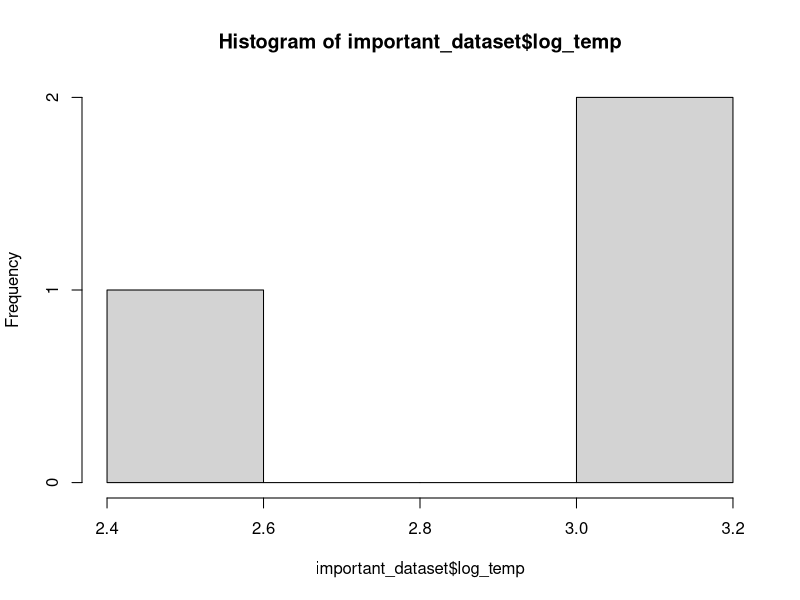

Write the R code that produced this figure.
# analysis script

important_dataset <- data.frame(site_id = c("a","b","c"),
                                temp = c(23.2, 12.1, 20.5))

important_dataset$log_temp <- log(important_dataset$temp)

hist(important_dataset$log_temp)
